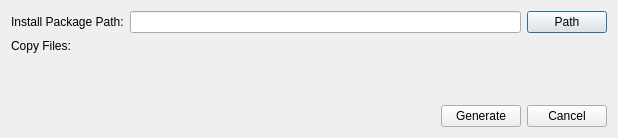
<?xml version="1.0" encoding="UTF-8"?>
<ui version="4.0">
 <class>Generateinstallationpackage</class>
 <widget class="QDialog" name="Generateinstallationpackage">
  <property name="geometry">
   <rect>
    <x>0</x>
    <y>0</y>
    <width>618</width>
    <height>138</height>
   </rect>
  </property>
  <property name="windowTitle">
   <string>Installation Package</string>
  </property>
  <layout class="QGridLayout" name="gridLayout">
   <item row="0" column="0">
    <layout class="QFormLayout" name="formLayout">
     <item row="0" column="0">
      <widget class="QLabel" name="label_5">
       <property name="text">
        <string>Install Package Path:</string>
       </property>
      </widget>
     </item>
     <item row="0" column="1">
      <layout class="QHBoxLayout" name="horizontalLayout_2">
       <item>
        <widget class="QLineEdit" name="PathLE"/>
       </item>
       <item>
        <widget class="QPushButton" name="PathPBtn">
         <property name="text">
          <string>Path</string>
         </property>
        </widget>
       </item>
      </layout>
     </item>
     <item row="1" column="0">
      <widget class="QLabel" name="label">
       <property name="text">
        <string>Copy Files:</string>
       </property>
      </widget>
     </item>
     <item row="1" column="1">
      <widget class="QLabel" name="OutputInfomation">
       <property name="text">
        <string/>
       </property>
      </widget>
     </item>
    </layout>
   </item>
   <item row="1" column="0">
    <layout class="QHBoxLayout" name="horizontalLayout">
     <item>
      <widget class="QLabel" name="ErrorText">
       <property name="styleSheet">
        <string notr="true">color: rgb(255, 0, 0);</string>
       </property>
       <property name="text">
        <string/>
       </property>
      </widget>
     </item>
     <item>
      <spacer name="horizontalSpacer">
       <property name="orientation">
        <enum>Qt::Horizontal</enum>
       </property>
       <property name="sizeHint" stdset="0">
        <size>
         <width>40</width>
         <height>20</height>
        </size>
       </property>
      </spacer>
     </item>
     <item>
      <widget class="QPushButton" name="GeneratePBtn">
       <property name="text">
        <string>Generate</string>
       </property>
      </widget>
     </item>
     <item>
      <widget class="QPushButton" name="CancelPBtn">
       <property name="text">
        <string>Cancel</string>
       </property>
      </widget>
     </item>
    </layout>
   </item>
  </layout>
 </widget>
 <resources/>
 <connections/>
</ui>
